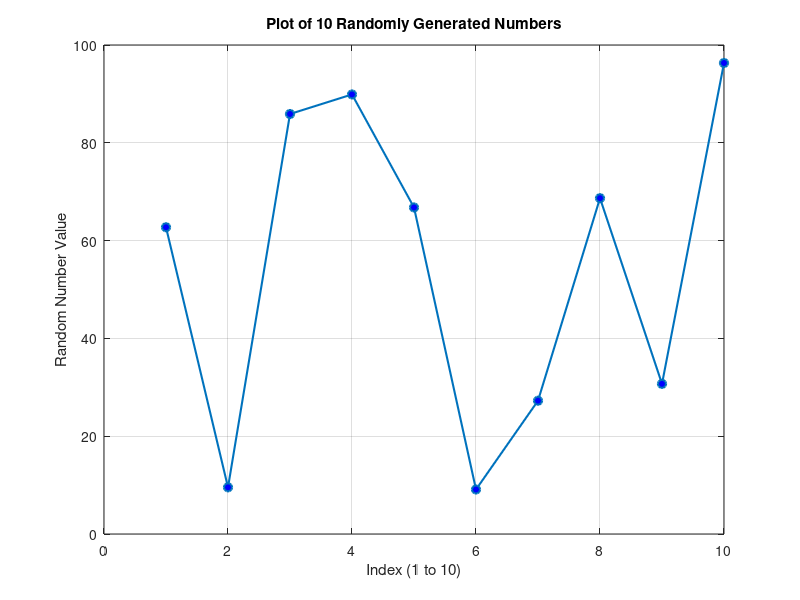

MATLAB code for this plot:
%% Problem 3: Generate 10 Random Numbers and Plot them
% This script uses a for-loop to generate 10 random numbers and plots
% them with the x-axis representing the index (1 to 10) and the y-axis
% representing the random number generated at that index.

clear; clc;

n = 10;
randomNumbers = zeros(1, n);   % preallocate

for i = 1:n
    randomNumbers(i) = rand() * 100;   % random number between 0 and 100
end

% Display the generated numbers
disp('Generated random numbers:');
disp(randomNumbers);

% Plot the results
figure;
plot(1:n, randomNumbers, '-o', 'LineWidth', 1.5, 'MarkerFaceColor', 'b');
xlabel('Index (1 to 10)');
ylabel('Random Number Value');
title('Plot of 10 Randomly Generated Numbers');
grid on;
